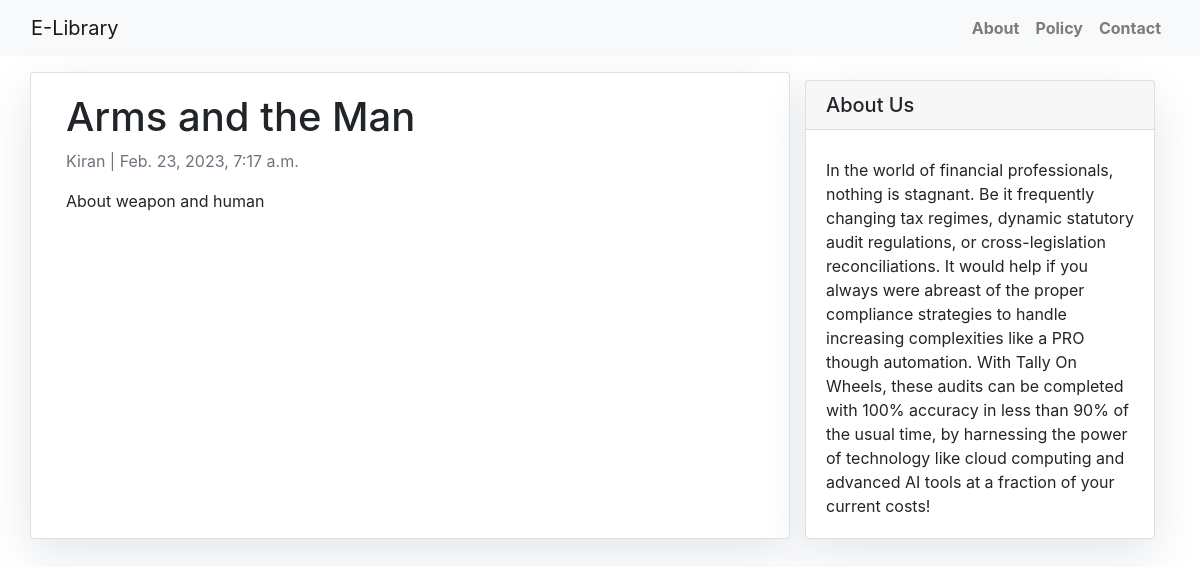
The app's page /post-detail/4/ with its own data.
### blog/models.py (models this page shows, shortened)
class Post(models.Model):
    (DRAFT, PUBLISH) = (0, 1)
    STATUS = [(DRAFT, "Draft"), (PUBLISH, "Publish")]
    book = models.CharField(
        max_length=200, unique=True, verbose_name="book", default="New Book"
    )
    slug = models.SlugField(max_length=200, unique=True)
    author = models.ForeignKey(
        User,
        on_delete=models.CASCADE,
        related_name="blog_posts",
        verbose_name="author",
        unique=False,
    )
    updated_on = models.DateTimeField(auto_now=True)
    content = models.CharField(max_length=1000, verbose_name="content")
    created_on = models.DateTimeField(auto_now_add=True)
    status = models.IntegerField(choices=STATUS, default=0, verbose_name="status")
    class Meta:
        ordering = ["-created_on"]

### blog/views.py (the view)
# urls.py: path('post-detail/<slug:pk>/', views.PostDetail.as_view(), name='post-detail'),
class PostDetail(DetailView):
    model = Post
    template_name = "post_detail.html"

### templates/post_detail.html
{% extends 'front.html' %} {% block content %}
<div class="container">
  <div class="row">
    <div class="col-md-8 card mb-4  mt-3 left  top">
      <div class="card-body">
        <h1>{% block book %} {{ object.book }} {% endblock book %}</h1>
        <p class=" text-muted">{{ post.author }} | {{ post.created_on }}</p>
        <p class="card-text ">{{ object.content | safe }}</p>
      </div>
    </div>
    {% block sidebar %} {% include 'sidebar.html' %} {% endblock sidebar %}
  </div>
</div>
{% endblock content %}

### templates/sidebar.html (style rules this page uses)
.card { box-shadow: 0 16px 48px #E3E7EB; margin-top: 8px; }

### records on screen
Post: book "Arms and the Man", author "Kiran", created_on "Feb. 23, 2023, 7:17 a.m.", content "About weapon and human"
